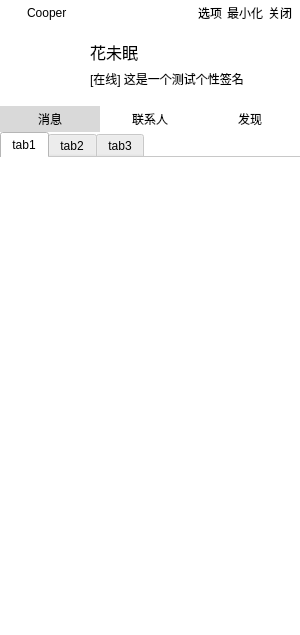
<?xml version="1.0" encoding="UTF-8"?>
<ui version="4.0">
 <class>MainWidget</class>
 <widget class="QWidget" name="MainWidget">
  <property name="geometry">
   <rect>
    <x>0</x>
    <y>0</y>
    <width>300</width>
    <height>635</height>
   </rect>
  </property>
  <property name="minimumSize">
   <size>
    <width>300</width>
    <height>635</height>
   </size>
  </property>
  <property name="maximumSize">
   <size>
    <width>300</width>
    <height>635</height>
   </size>
  </property>
  <property name="windowTitle">
   <string>MainWidget</string>
  </property>
  <widget class="QWidget" name="m_infoWidget" native="true">
   <property name="geometry">
    <rect>
     <x>0</x>
     <y>26</y>
     <width>300</width>
     <height>80</height>
    </rect>
   </property>
   <property name="styleSheet">
    <string notr="true">background-color: #ffffff;</string>
   </property>
   <widget class="QLabel" name="m_avatarLabel">
    <property name="geometry">
     <rect>
      <x>20</x>
      <y>13</y>
      <width>50</width>
      <height>50</height>
     </rect>
    </property>
    <property name="minimumSize">
     <size>
      <width>50</width>
      <height>50</height>
     </size>
    </property>
    <property name="maximumSize">
     <size>
      <width>50</width>
      <height>50</height>
     </size>
    </property>
    <property name="text">
     <string/>
    </property>
    <property name="scaledContents">
     <bool>true</bool>
    </property>
   </widget>
   <widget class="QLabel" name="m_nicknameLabel">
    <property name="geometry">
     <rect>
      <x>90</x>
      <y>13</y>
      <width>150</width>
      <height>25</height>
     </rect>
    </property>
    <property name="font">
     <font>
      <pointsize>12</pointsize>
     </font>
    </property>
    <property name="text">
     <string>花未眠</string>
    </property>
   </widget>
   <widget class="QLabel" name="m_statusAndFeelingLabel">
    <property name="geometry">
     <rect>
      <x>90</x>
      <y>43</y>
      <width>200</width>
      <height>20</height>
     </rect>
    </property>
    <property name="text">
     <string>[在线] 这是一个测试个性签名</string>
    </property>
   </widget>
  </widget>
  <widget class="QWidget" name="m_buttonWidget" native="true">
   <property name="geometry">
    <rect>
     <x>0</x>
     <y>106</y>
     <width>300</width>
     <height>26</height>
    </rect>
   </property>
   <property name="styleSheet">
    <string notr="true">background-color: #ffffff;</string>
   </property>
   <widget class="QPushButton" name="m_msgPushButton">
    <property name="geometry">
     <rect>
      <x>0</x>
      <y>0</y>
      <width>100</width>
      <height>26</height>
     </rect>
    </property>
    <property name="font">
     <font>
      <pointsize>9</pointsize>
     </font>
    </property>
    <property name="styleSheet">
     <string notr="true">border: 0px;
background-color: #d9d9d9;</string>
    </property>
    <property name="text">
     <string>消息</string>
    </property>
   </widget>
   <widget class="QPushButton" name="m_cotPPushButton">
    <property name="geometry">
     <rect>
      <x>100</x>
      <y>0</y>
      <width>100</width>
      <height>26</height>
     </rect>
    </property>
    <property name="font">
     <font>
      <pointsize>9</pointsize>
     </font>
    </property>
    <property name="styleSheet">
     <string notr="true">border: 0px;</string>
    </property>
    <property name="text">
     <string>联系人</string>
    </property>
   </widget>
   <widget class="QPushButton" name="m_pyqPushButton">
    <property name="geometry">
     <rect>
      <x>200</x>
      <y>0</y>
      <width>100</width>
      <height>26</height>
     </rect>
    </property>
    <property name="styleSheet">
     <string notr="true">border: 0px;</string>
    </property>
    <property name="text">
     <string>发现</string>
    </property>
   </widget>
  </widget>
  <widget class="QTabWidget" name="m_tabWidget">
   <property name="geometry">
    <rect>
     <x>0</x>
     <y>132</y>
     <width>300</width>
     <height>503</height>
    </rect>
   </property>
   <property name="styleSheet">
    <string notr="true">background-color: #ffffff;</string>
   </property>
   <property name="currentIndex">
    <number>0</number>
   </property>
   <property name="documentMode">
    <bool>true</bool>
   </property>
   <widget class="QWidget" name="tab1">
    <attribute name="title">
     <string>tab1</string>
    </attribute>
   </widget>
   <widget class="QWidget" name="tab2">
    <property name="styleSheet">
     <string notr="true"/>
    </property>
    <attribute name="title">
     <string>tab2</string>
    </attribute>
   </widget>
   <widget class="QWidget" name="tab3">
    <attribute name="title">
     <string>tab3</string>
    </attribute>
   </widget>
  </widget>
  <widget class="QWidget" name="m_headerWidget" native="true">
   <property name="geometry">
    <rect>
     <x>0</x>
     <y>0</y>
     <width>300</width>
     <height>26</height>
    </rect>
   </property>
   <property name="styleSheet">
    <string notr="true">border: 0px;
background-color: #ffffff;</string>
   </property>
   <widget class="QLabel" name="m_iconLabel">
    <property name="geometry">
     <rect>
      <x>4</x>
      <y>4</y>
      <width>18</width>
      <height>18</height>
     </rect>
    </property>
    <property name="text">
     <string/>
    </property>
    <property name="pixmap">
     <pixmap resource="../res/res.qrc">:/img/logo.ico</pixmap>
    </property>
    <property name="scaledContents">
     <bool>true</bool>
    </property>
   </widget>
   <widget class="QPushButton" name="m_closePushButton">
    <property name="geometry">
     <rect>
      <x>265</x>
      <y>0</y>
      <width>30</width>
      <height>26</height>
     </rect>
    </property>
    <property name="styleSheet">
     <string notr="true">border: 0px;
background-color: #ffffff;</string>
    </property>
    <property name="text">
     <string>关闭</string>
    </property>
   </widget>
   <widget class="QPushButton" name="m_minimizePushButton">
    <property name="geometry">
     <rect>
      <x>225</x>
      <y>0</y>
      <width>40</width>
      <height>26</height>
     </rect>
    </property>
    <property name="styleSheet">
     <string notr="true">border: 0px;
background-color: #ffffff;</string>
    </property>
    <property name="text">
     <string>最小化</string>
    </property>
   </widget>
   <widget class="QPushButton" name="m_optionPushButton">
    <property name="geometry">
     <rect>
      <x>195</x>
      <y>0</y>
      <width>30</width>
      <height>26</height>
     </rect>
    </property>
    <property name="styleSheet">
     <string notr="true">border: 0px;
background-color: #ffffff;</string>
    </property>
    <property name="text">
     <string>选项</string>
    </property>
   </widget>
   <widget class="QLabel" name="m_appNameLabel">
    <property name="geometry">
     <rect>
      <x>27</x>
      <y>4</y>
      <width>60</width>
      <height>18</height>
     </rect>
    </property>
    <property name="text">
     <string>Cooper</string>
    </property>
   </widget>
  </widget>
 </widget>
 <resources>
  <include location="../res/res.qrc"/>
 </resources>
 <connections/>
</ui>
